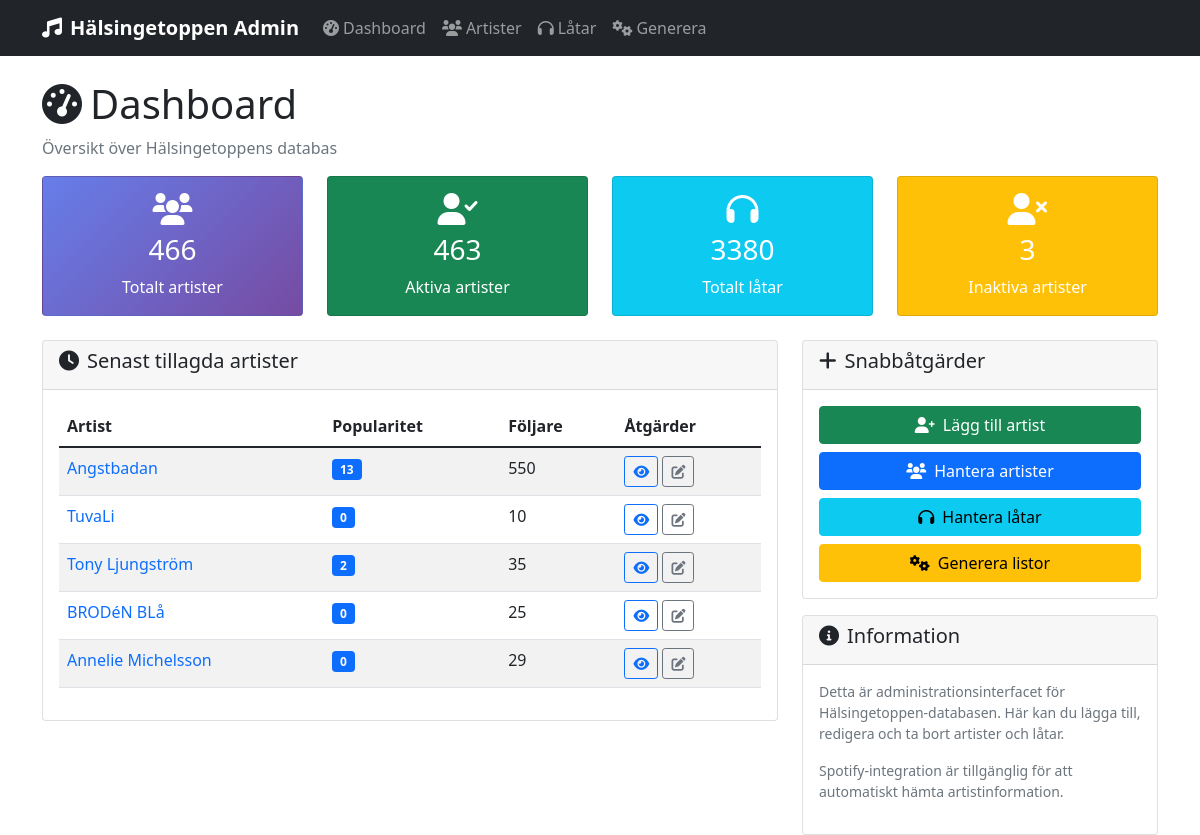
Before: / with the older database file.
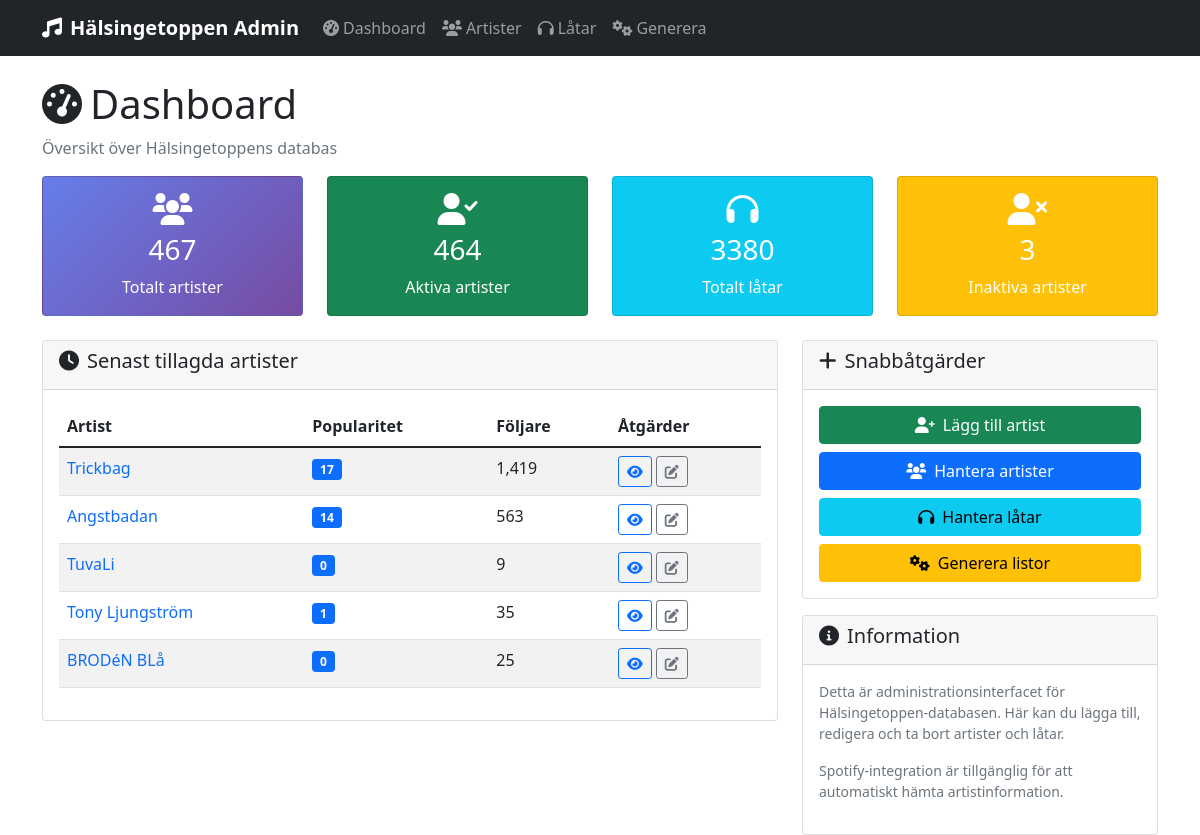
After: the same page with the newer database file.
### tables this page shows
CREATE TABLE "artists" (
	"id"	TEXT UNIQUE,
	"link_to_area"	INTEGER,
	"name"	TEXT,
	"popularity"	INTEGER,
	"followers"	INTEGER,
	"link"	TEXT,
	"picture_small"	TEXT,
	"picture_large"	INTEGER,
	"bInactivate"	INTEGER,
	"notes"	INTEGER
, added_at TEXT, markdown_info TEXT, apple_music_link TEXT, youtube_music_link TEXT);

### web_admin.py (the view)
@app.route('/')
def index():
    conn = get_db_connection()
    artist_count = conn.execute('SELECT COUNT(*) FROM artists').fetchone()[0]
    track_count = conn.execute('SELECT COUNT(*) FROM tracks').fetchone()[0]
    active_artists = conn.execute('SELECT COUNT(*) FROM artists WHERE bInactivate = 0 OR bInactivate IS NULL').fetchone()[0]
    recent_artists = conn.execute('''
        SELECT id, name, popularity, followers
        FROM artists
        ORDER BY ROWID DESC
        LIMIT 5
    ''').fetchall()
    conn.close()
    return render_template('dashboard.html',
                         artist_count=artist_count,
                         track_count=track_count,
                         active_artists=active_artists,
                         recent_artists=recent_artists)

### web_admin.py (called while the page is built)
def get_db_connection():
    conn = sqlite3.connect(DB_PATH)
    conn.row_factory = sqlite3.Row
    return conn

### templates/dashboard.html (shortened to what this page needs)
{% extends "base.html" %}
{% block content %}
<div class="row">
    <div class="col-12">
        <h1><i class="fas fa-tachometer-alt me-2"></i>Dashboard</h1>
        <p class="text-muted">Översikt över Hälsingetoppens databas</p>
    </div>
</div>
<div class="row mb-4">
    <div class="col-md-3">
        <div class="card stats-card">
            <div class="card-body text-center">
                <i class="fas fa-users fa-2x mb-2"></i>
                <h3>{{ artist_count }}</h3>
                <p class="mb-0">Totalt artister</p>
            </div>
        </div>
    </div>
    <div class="col-md-3">
        <div class="card bg-success text-white">
            <div class="card-body text-center">
                <i class="fas fa-user-check fa-2x mb-2"></i>
                <h3>{{ active_artists }}</h3>
                <p class="mb-0">Aktiva artister</p>
            </div>
        </div>
    </div>
    <div class="col-md-3">
        <div class="card bg-info text-white">
            <div class="card-body text-center">
                <i class="fas fa-headphones fa-2x mb-2"></i>
                <h3>{{ track_count }}</h3>
                <p class="mb-0">Totalt låtar</p>
            </div>
        </div>
    </div>
    <div class="col-md-3">
        <div class="card bg-warning text-white">
            <div class="card-body text-center">
                <i class="fas fa-user-times fa-2x mb-2"></i>
                <h3>{{ artist_count - active_artists }}</h3>
                <p class="mb-0">Inaktiva artister</p>
            </div>
        </div>
    </div>
</div>
<div class="row">
    <div class="col-md-8">
        <div class="card">
            <div class="card-header">
                <h5><i class="fas fa-clock me-2"></i>Senast tillagda artister</h5>
            </div>
            <div class="card-body">
                {% if recent_artists %}
                    <div class="table-responsive">
                        <table class="table table-striped">
                            <thead>
                                <tr>
                                    <th>Artist</th>
                                    <th>Popularitet</th>
                                    <th>Följare</th>
                                    <th>Åtgärder</th>
                                </tr>
                            </thead>
                            <tbody>
                                {% for artist in recent_artists %}
                                <tr>
                                    <td>
                                        <a href="{{ url_for('artist_detail', artist_id=artist.id) }}" class="text-decoration-none">
                                            {{ artist.name }}
                                        </a>
                                    </td>
                                    <td>
                                        <span class="badge bg-primary">{{ artist.popularity }}</span>
                                    </td>
                                    <td>{{ "{:,}".format(artist.followers or 0) }}</td>
                                    <td>
                                        <a href="{{ url_for('artist_detail', artist_id=artist.id) }}" class="btn btn-sm btn-outline-primary">
                                            <i class="fas fa-eye"></i>
                                        </a>
                                        <a href="{{ url_for('edit_artist', artist_id=artist.id) }}" class="btn btn-sm btn-outline-secondary">
                                            <i class="fas fa-edit"></i>
                                        </a>
                                    </td>
                                </tr>
                                {% endfor %}
                            </tbody>
                        </table>
                    </div>
                {% else %}
                    <p class="text-muted">Inga artister i databasen ännu.</p>
                {% endif %}
            </div>
        </div>
    </div>
    <div class="col-md-4">
        <div class="card">
            <div class="card-header">
                <h5><i class="fas fa-plus me-2"></i>Snabbåtgärder</h5>
            </div>
            <div class="card-body">
                <div class="d-grid gap-2">
                    <a href="{{ url_for('add_artist') }}" class="btn btn-success">
                        <i class="fas fa-user-plus me-2"></i>Lägg till artist
                    </a>
                    <a href="{{ url_for('artists') }}" class="btn btn-primary">
                        <i class="fas fa-users me-2"></i>Hantera artister
                    </a>
                    <a href="{{ url_for('tracks') }}" class="btn btn-info">
                        <i class="fas fa-headphones me-2"></i>Hantera låtar
                    </a>
                    <a href="{{ url_for('generate_menu') }}" class="btn btn-warning">
                        <i class="fas fa-cogs me-2"></i>Generera listor
                    </a>
                </div>
            </div>
        </div>
        <div class="card mt-3">
            <div class="card-header">
                <h5><i class="fas fa-info-circle me-2"></i>Information</h5>
            </div>
            <div class="card-body">
                <p class="small text-muted">
                    Detta är administrationsinterfacet för Hälsingetoppen-databasen.
                    Här kan du lägga till, redigera och ta bort artister och låtar.
                </p>
                <p class="small text-muted">
                    Spotify-integration är tillgänglig för att automatiskt hämta artistinformation.
                </p>
            </div>
        </div>
    </div>
</div>
{% endblock %}

### templates/base.html (shortened to what this page needs)
<!DOCTYPE html>
<html lang="sv">
<head>
    <link href="https://cdn.jsdelivr.net/npm/bootstrap@5.1.3/dist/css/bootstrap.min.css" rel="stylesheet">
    <link href="https://cdnjs.cloudflare.com/ajax/libs/font-awesome/6.0.0/css/all.min.css" rel="stylesheet">
</head>
<body>
    <nav class="navbar navbar-expand-lg navbar-dark bg-dark">
        <div class="container">
            <a class="navbar-brand" href="{{ url_for('index') }}">
                <i class="fas fa-music me-2"></i>Hälsingetoppen Admin
            </a>
            <div class="collapse navbar-collapse" id="navbarNav">
                <ul class="navbar-nav">
                    <li class="nav-item">
                        <a class="nav-link" href="{{ url_for('index') }}">
                            <i class="fas fa-tachometer-alt me-1"></i>Dashboard
                        </a>
                    </li>
                    <li class="nav-item">
                        <a class="nav-link" href="{{ url_for('artists') }}">
                            <i class="fas fa-users me-1"></i>Artister
                        </a>
                    </li>
                    <li class="nav-item">
                        <a class="nav-link" href="{{ url_for('tracks') }}">
                            <i class="fas fa-headphones me-1"></i>Låtar
                        </a>
                    </li>
                    <li class="nav-item">
                        <a class="nav-link" href="{{ url_for('generate_menu') }}">
                            <i class="fas fa-cogs me-1"></i>Generera
                        </a>
                    </li>
                </ul>
            </div>
        </div>
    </nav>
    <main class="container mt-4">
        {% block content %}{% endblock %}
    </main>
</body>
</html>

### templates/base.html (style rules this page uses)
.navbar-brand { font-weight: bold; }
.stats-card { background: linear-gradient(135deg, #667eea 0%, #764ba2 100%); color: white; }

Changed rows visible on the page:
no longer on this page (row unchanged): artists: name "Annelie Michelsson", popularity "0", followers "29"
added artists: name "Trickbag", popularity "17", followers "1,419"
changed artists "Angstbadan": popularity "13" → "14"; followers "550" → "563"
changed artists "TuvaLi": followers "10" → "9"
changed artists "Tony Ljungström": popularity "2" → "1"
Other visible differences:
{{ artist_count }}: "466" → "467"
{{ active_artists }}: "463" → "464"
